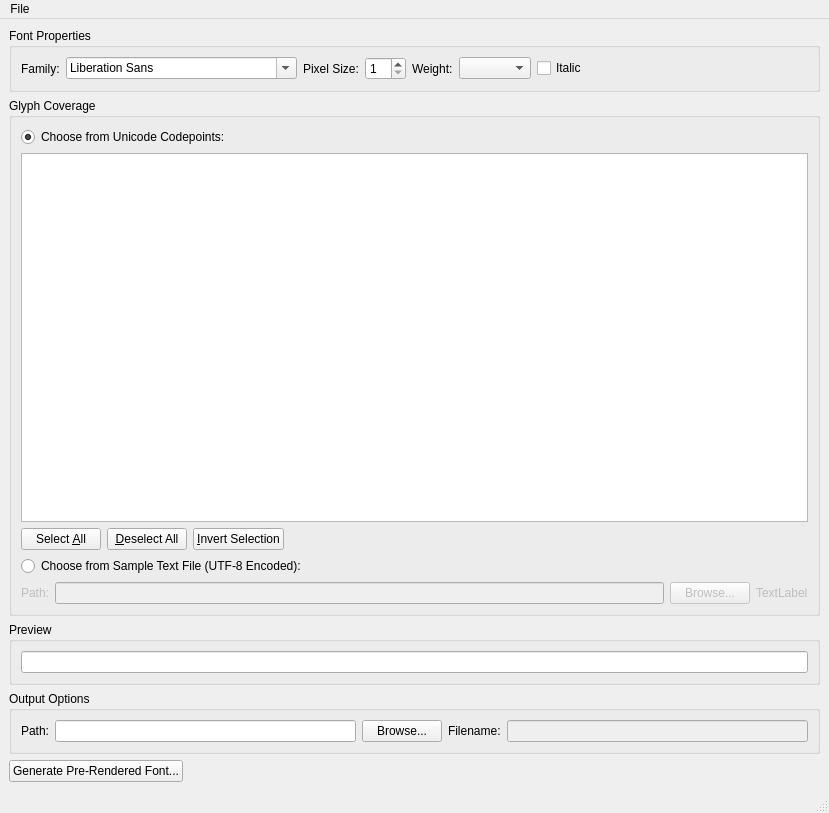
<ui version="4.0" >
 <class>MainWindow</class>
 <widget class="QMainWindow" name="MainWindow" >
  <property name="geometry" >
   <rect>
    <x>0</x>
    <y>0</y>
    <width>829</width>
    <height>813</height>
   </rect>
  </property>
  <property name="windowTitle" >
   <string>MakeQPF</string>
  </property>
  <widget class="QWidget" name="centralwidget" >
   <layout class="QVBoxLayout" >
    <property name="margin" >
     <number>9</number>
    </property>
    <property name="spacing" >
     <number>6</number>
    </property>
    <item>
     <widget class="QGroupBox" name="groupBox" >
      <property name="title" >
       <string>Font Properties</string>
      </property>
      <layout class="QHBoxLayout" >
       <property name="margin" >
        <number>9</number>
       </property>
       <property name="spacing" >
        <number>6</number>
       </property>
       <item>
        <widget class="QLabel" name="label" >
         <property name="text" >
          <string>Family:</string>
         </property>
        </widget>
       </item>
       <item>
        <widget class="QFontComboBox" name="fontComboBox" />
       </item>
       <item>
        <widget class="QLabel" name="label_2" >
         <property name="text" >
          <string>Pixel Size:</string>
         </property>
        </widget>
       </item>
       <item>
        <widget class="QSpinBox" name="pixelSize" >
         <property name="minimum" >
          <number>1</number>
         </property>
        </widget>
       </item>
       <item>
        <widget class="QLabel" name="label_7" >
         <property name="text" >
          <string>Weight:</string>
         </property>
        </widget>
       </item>
       <item>
        <widget class="QComboBox" name="weightCombo" />
       </item>
       <item>
        <widget class="QCheckBox" name="italic" >
         <property name="text" >
          <string>Italic</string>
         </property>
        </widget>
       </item>
       <item>
        <spacer>
         <property name="orientation" >
          <enum>Qt::Horizontal</enum>
         </property>
         <property name="sizeHint" >
          <size>
           <width>40</width>
           <height>20</height>
          </size>
         </property>
        </spacer>
       </item>
      </layout>
     </widget>
    </item>
    <item>
     <widget class="QGroupBox" name="groupBox_2" >
      <property name="title" >
       <string>Glyph Coverage</string>
      </property>
      <layout class="QVBoxLayout" >
       <property name="margin" >
        <number>9</number>
       </property>
       <property name="spacing" >
        <number>6</number>
       </property>
       <item>
        <widget class="QRadioButton" name="chooseFromCodePoints" >
         <property name="text" >
          <string>Choose from Unicode Codepoints:</string>
         </property>
         <property name="checked" >
          <bool>true</bool>
         </property>
        </widget>
       </item>
       <item>
        <layout class="QVBoxLayout" >
         <property name="margin" >
          <number>0</number>
         </property>
         <property name="spacing" >
          <number>6</number>
         </property>
         <item>
          <widget class="QListWidget" name="characterRangeView" />
         </item>
         <item>
          <layout class="QHBoxLayout" >
           <property name="margin" >
            <number>0</number>
           </property>
           <property name="spacing" >
            <number>6</number>
           </property>
           <item>
            <widget class="QPushButton" name="selectAll" >
             <property name="text" >
              <string>Select &amp;All</string>
             </property>
            </widget>
           </item>
           <item>
            <widget class="QPushButton" name="deselectAll" >
             <property name="text" >
              <string>&amp;Deselect All</string>
             </property>
            </widget>
           </item>
           <item>
            <widget class="QPushButton" name="invertSelection" >
             <property name="text" >
              <string>&amp;Invert Selection</string>
             </property>
            </widget>
           </item>
           <item>
            <spacer>
             <property name="orientation" >
              <enum>Qt::Horizontal</enum>
             </property>
             <property name="sizeHint" >
              <size>
               <width>40</width>
               <height>20</height>
              </size>
             </property>
            </spacer>
           </item>
          </layout>
         </item>
        </layout>
       </item>
       <item>
        <widget class="QRadioButton" name="chooseFromSampleFile" >
         <property name="text" >
          <string>Choose from Sample Text File (UTF-8 Encoded):</string>
         </property>
        </widget>
       </item>
       <item>
        <layout class="QHBoxLayout" >
         <property name="margin" >
          <number>0</number>
         </property>
         <property name="spacing" >
          <number>6</number>
         </property>
         <item>
          <widget class="QLabel" name="label_5" >
           <property name="enabled" >
            <bool>false</bool>
           </property>
           <property name="text" >
            <string>Path:</string>
           </property>
          </widget>
         </item>
         <item>
          <widget class="QLineEdit" name="sampleFile" >
           <property name="enabled" >
            <bool>false</bool>
           </property>
          </widget>
         </item>
         <item>
          <widget class="QPushButton" name="browseSampleFile" >
           <property name="enabled" >
            <bool>false</bool>
           </property>
           <property name="text" >
            <string>Browse...</string>
           </property>
          </widget>
         </item>
         <item>
          <widget class="QLabel" name="charCount" >
           <property name="enabled" >
            <bool>false</bool>
           </property>
           <property name="text" >
            <string>TextLabel</string>
           </property>
          </widget>
         </item>
        </layout>
       </item>
      </layout>
     </widget>
    </item>
    <item>
     <widget class="QGroupBox" name="groupBox_3" >
      <property name="title" >
       <string>Preview</string>
      </property>
      <layout class="QHBoxLayout" >
       <property name="margin" >
        <number>9</number>
       </property>
       <property name="spacing" >
        <number>6</number>
       </property>
       <item>
        <widget class="QLineEdit" name="preview" />
       </item>
      </layout>
     </widget>
    </item>
    <item>
     <widget class="QGroupBox" name="groupBox_4" >
      <property name="title" >
       <string>Output Options</string>
      </property>
      <layout class="QHBoxLayout" >
       <property name="margin" >
        <number>9</number>
       </property>
       <property name="spacing" >
        <number>6</number>
       </property>
       <item>
        <widget class="QLabel" name="label_3" >
         <property name="text" >
          <string>Path:</string>
         </property>
        </widget>
       </item>
       <item>
        <widget class="QLineEdit" name="path" />
       </item>
       <item>
        <widget class="QPushButton" name="browsePath" >
         <property name="text" >
          <string>Browse...</string>
         </property>
        </widget>
       </item>
       <item>
        <widget class="QLabel" name="label_4" >
         <property name="text" >
          <string>Filename:</string>
         </property>
        </widget>
       </item>
       <item>
        <widget class="QLineEdit" name="fileName" >
         <property name="enabled" >
          <bool>false</bool>
         </property>
        </widget>
       </item>
      </layout>
     </widget>
    </item>
    <item>
     <layout class="QHBoxLayout" >
      <property name="margin" >
       <number>0</number>
      </property>
      <property name="spacing" >
       <number>6</number>
      </property>
      <item>
       <widget class="QPushButton" name="generate" >
        <property name="text" >
         <string>Generate Pre-Rendered Font...</string>
        </property>
       </widget>
      </item>
      <item>
       <spacer>
        <property name="orientation" >
         <enum>Qt::Horizontal</enum>
        </property>
        <property name="sizeHint" >
         <size>
          <width>40</width>
          <height>20</height>
         </size>
        </property>
       </spacer>
      </item>
     </layout>
    </item>
   </layout>
  </widget>
  <widget class="QMenuBar" name="menubar" >
   <property name="geometry" >
    <rect>
     <x>0</x>
     <y>0</y>
     <width>829</width>
     <height>29</height>
    </rect>
   </property>
   <widget class="QMenu" name="menuFile" >
    <property name="title" >
     <string>File</string>
    </property>
    <addaction name="actionAdd_Custom_Font" />
    <addaction name="separator" />
    <addaction name="action_Exit" />
   </widget>
   <addaction name="menuFile" />
  </widget>
  <widget class="QStatusBar" name="statusbar" />
  <action name="actionAdd_Custom_Font" >
   <property name="text" >
    <string>&amp;Add Custom Font...</string>
   </property>
  </action>
  <action name="action_Exit" >
   <property name="text" >
    <string>&amp;Exit</string>
   </property>
  </action>
 </widget>
 <resources/>
 <connections>
  <connection>
   <sender>action_Exit</sender>
   <signal>triggered()</signal>
   <receiver>MainWindow</receiver>
   <slot>close()</slot>
   <hints>
    <hint type="sourcelabel" >
     <x>-1</x>
     <y>-1</y>
    </hint>
    <hint type="destinationlabel" >
     <x>383</x>
     <y>215</y>
    </hint>
   </hints>
  </connection>
  <connection>
   <sender>chooseFromCodePoints</sender>
   <signal>toggled(bool)</signal>
   <receiver>characterRangeView</receiver>
   <slot>setEnabled(bool)</slot>
   <hints>
    <hint type="sourcelabel" >
     <x>183</x>
     <y>144</y>
    </hint>
    <hint type="destinationlabel" >
     <x>146</x>
     <y>295</y>
    </hint>
   </hints>
  </connection>
  <connection>
   <sender>chooseFromCodePoints</sender>
   <signal>toggled(bool)</signal>
   <receiver>selectAll</receiver>
   <slot>setEnabled(bool)</slot>
   <hints>
    <hint type="sourcelabel" >
     <x>236</x>
     <y>146</y>
    </hint>
    <hint type="destinationlabel" >
     <x>46</x>
     <y>508</y>
    </hint>
   </hints>
  </connection>
  <connection>
   <sender>chooseFromCodePoints</sender>
   <signal>toggled(bool)</signal>
   <receiver>deselectAll</receiver>
   <slot>setEnabled(bool)</slot>
   <hints>
    <hint type="sourcelabel" >
     <x>280</x>
     <y>147</y>
    </hint>
    <hint type="destinationlabel" >
     <x>158</x>
     <y>502</y>
    </hint>
   </hints>
  </connection>
  <connection>
   <sender>chooseFromCodePoints</sender>
   <signal>toggled(bool)</signal>
   <receiver>invertSelection</receiver>
   <slot>setEnabled(bool)</slot>
   <hints>
    <hint type="sourcelabel" >
     <x>364</x>
     <y>143</y>
    </hint>
    <hint type="destinationlabel" >
     <x>281</x>
     <y>509</y>
    </hint>
   </hints>
  </connection>
  <connection>
   <sender>chooseFromSampleFile</sender>
   <signal>toggled(bool)</signal>
   <receiver>sampleFile</receiver>
   <slot>setEnabled(bool)</slot>
   <hints>
    <hint type="sourcelabel" >
     <x>134</x>
     <y>544</y>
    </hint>
    <hint type="destinationlabel" >
     <x>64</x>
     <y>569</y>
    </hint>
   </hints>
  </connection>
  <connection>
   <sender>chooseFromSampleFile</sender>
   <signal>toggled(bool)</signal>
   <receiver>browseSampleFile</receiver>
   <slot>setEnabled(bool)</slot>
   <hints>
    <hint type="sourcelabel" >
     <x>79</x>
     <y>545</y>
    </hint>
    <hint type="destinationlabel" >
     <x>710</x>
     <y>582</y>
    </hint>
   </hints>
  </connection>
  <connection>
   <sender>chooseFromSampleFile</sender>
   <signal>toggled(bool)</signal>
   <receiver>charCount</receiver>
   <slot>setEnabled(bool)</slot>
   <hints>
    <hint type="sourcelabel" >
     <x>274</x>
     <y>544</y>
    </hint>
    <hint type="destinationlabel" >
     <x>790</x>
     <y>569</y>
    </hint>
   </hints>
  </connection>
  <connection>
   <sender>chooseFromSampleFile</sender>
   <signal>toggled(bool)</signal>
   <receiver>label_5</receiver>
   <slot>setEnabled(bool)</slot>
   <hints>
    <hint type="sourcelabel" >
     <x>112</x>
     <y>541</y>
    </hint>
    <hint type="destinationlabel" >
     <x>37</x>
     <y>579</y>
    </hint>
   </hints>
  </connection>
 </connections>
</ui>
